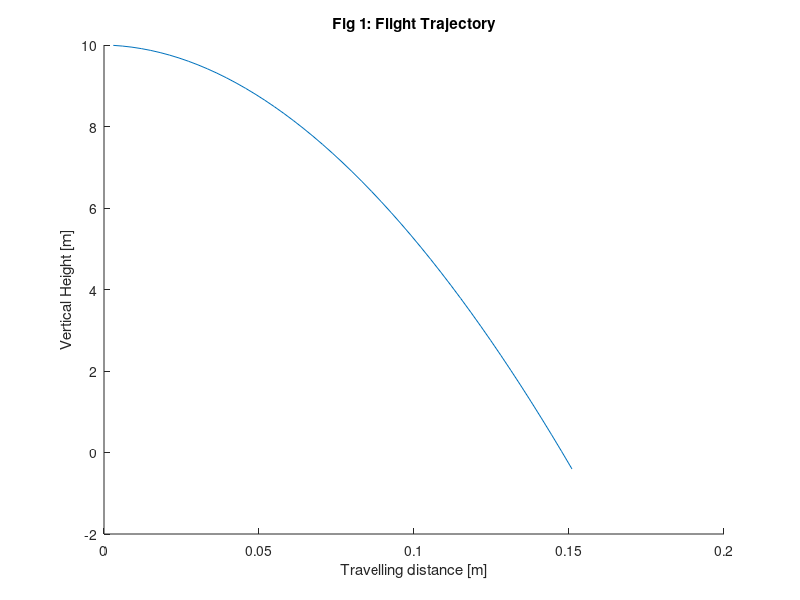

Here is the MATLAB script that generated this plot:
clear all
close all
clc

% Start-Up Behavior
fprintf("\nRunning the PADA Fall Guys Simulator\n\n");

% Constants
rho = 1.255; % kg/m^3
m = 0.453; % kg
L = .305; % m
Cl = 1.5; % unitless ***NEEDS TO BE FIXED***
Cd = .0354; % unitless
g = 9.81; % m/s^2
tList = linspace(0, 30, 1000);
dt = tList(2) - tList(1);

% Dummy Initial values
y0 = 10; % m
u0 = 0.1; % m/s
v0 = 0; % m/s
alpha0 = 0; % RADIANS

% Variables
r = [0; y0]; % position
vel = [ u0; v0 ]; % vel vector
dv = [0; 0]; % finite difference
alpha = 0; % pitch
iter = 0; % cuz matlab starts at 1 and updated at the beginning of the while loop later

% Variable Logs
rLog = zeros([2, 200]);
velLog = zeros([2, 200]);
alfLog = zeros([1, 200]);

% Force Functions
T = @(u, t, alf) 0*[ cos(alf); sin(alf)]; % Thrust
D = @(u, t, alf) (1/2)*rho*u*u*L*Cd*[ cos(alf); sin(alf)]; % Drag
L = @(u, t, alf) (1/2)*rho*u*u*L*Cl*[ -sin(alf); cos(alf)]; % Lift
G = [ 0; -m*g]; % Gravity

% Core Steps
while (r(2) > 0)
    % update active variables
    iter = iter + 1;
    u = vel(1);
    v = vel(2);
    alpha = atan(v/u);
    t = tList(iter);
    
    % calc dv using dv = dt*(sum(F)/m) & dr = v*dt
    dv = dt*( T(u,t,alpha) + L(u,t,alpha) + G - D(u,t,alpha) )/m;
    vel = vel + dv;
    r = dt*vel + r;
    
    % update logs
    rLog(:, iter) = r;
    velLog(:, iter) = vel;
    alfLog(:, iter) = alpha;
end

% Plots
hold on

% plot trajectory
figure(1)
plot(rLog(1,1:iter), rLog(2, 1:iter))
xlabel("Travelling distance [m]"); 
ylabel("Vertical Height [m]");
title("Fig 1: Flight Trajectory");
fprintf("The final distance reached is %2.2f m\n", r(1));

% plot velocity vs time
figure(2)



fprintf("\nEnd of simulation.\n\n");